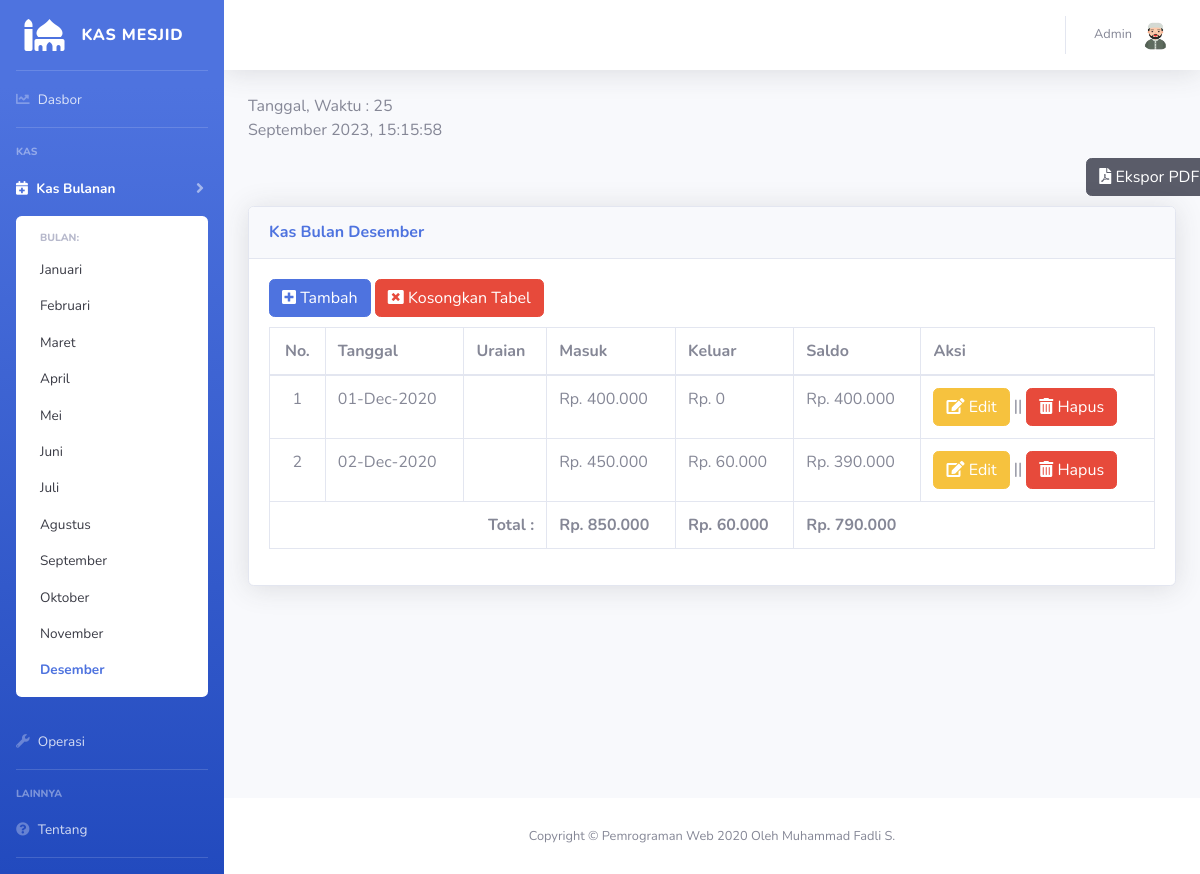
The page /page/bulan_des/bulan_des.php on the database its author committed.
### tables this page shows
CREATE TABLE `dese` (
  `id` int(31) NOT NULL,
  `tanggal` date NOT NULL,
  `uraian` varchar(100) NOT NULL,
  `masuk` decimal(15,0) NOT NULL,
  `keluar` decimal(15,0) NOT NULL,
  `saldo` decimal(15,0) NOT NULL
);

### page/bulan_des/bulan_des.php (the view, shortened to what this page needs)
<!DOCTYPE html>
<html lang="en">
<head>
  <link href="../../vendor/fontawesome-free/css/all.min.css" rel="stylesheet" type="text/css">
  <link rel="stylesheet" type="text/css" href="../../vendor/datatables/datatables.min.css"/>
  <link href="../css/sb-admin-2.min.css" rel="stylesheet">
</head>
<body id="page-top" onload="setInterval('reloadwaktu()');">
  <div id="wrapper">
    <ul class="navbar-nav bg-gradient-primary sidebar sidebar-dark accordion" id="accordionSidebar">
       <a class="sidebar-brand d-flex align-items-center justify-content-center" href="../dasbor.php">
        <div class="sidebar-brand-icon">
          <i class="fas fa-mosque"></i>
        </div>
        <div class="sidebar-brand-text mx-3">KAS MESJID</div>
      </a>
      <hr class="sidebar-divider my-0">
      <li class="nav-item">
        <a class="nav-link" href="../dasbor.php">
          <i class="fas fa-chart-line"></i>
          <span>Dasbor</span></a>
      </li>
      <hr class="sidebar-divider">
      <div class="sidebar-heading">
        Kas
      </div>
      <li class="nav-item active">
      <a class="nav-link collapsed" href="#" data-toggle="collapse" data-target="#collapseKas" aria-expanded="true" aria-controls="collapseKas">
          <i class="fas fa-calendar-plus"></i>
          <span>Kas Bulanan</span>
        </a>
        <div id="collapseKas" class="collapse show" aria-labelledby="headingKas" data-parent="#accordionSidebar">
          <div class="bg-white py-2 collapse-inner rounded">
            <h6 class="collapse-header">Bulan:</h6>
            <a class="collapse-item" href="../bulan_jan/bulan_jan.php">Januari</a>
            <a class="collapse-item" href="../bulan_feb/bulan_feb.php">Februari</a>
            <a class="collapse-item" href="../bulan_mar/bulan_mar.php">Maret</a>
            <a class="collapse-item" href="../bulan_apr/bulan_apr.php">April</a>
            <a class="collapse-item" href="../bulan_mei/bulan_mei.php">Mei</a>
            <a class="collapse-item" href="../bulan_jun/bulan_jun.php">Juni</a>
            <a class="collapse-item" href="../bulan_jul/bulan_jul.php">Juli</a>
            <a class="collapse-item" href="../bulan_agus/bulan_agus.php">Agustus</a>
            <a class="collapse-item" href="../bulan_sep/bulan_sep.php">September</a>
            <a class="collapse-item" href="../bulan_okt/bulan_okt.php">Oktober</a>
            <a class="collapse-item" href="../bulan_nov/bulan_nov.php">November</a>
            <a class="collapse-item active" href="../bulan_des/bulan_des.php">Desember</a>
          </div>
        </div>
      </li>
      <li class="nav-item ">
        <a class="nav-link" href="../operasi.php">
          <i class="fas fa-wrench"></i>
          <span>Operasi</span>
        </a>
      </li>
      <hr class="sidebar-divider">
      <div class="sidebar-heading">
        Lainnya
      </div>
      <li class="nav-item">
        <a class="nav-link" href="../tentang.php">
          <i class="fas fa-question-circle"></i>
          <span>Tentang</span>
        </a>
      </li>
      <hr class="sidebar-divider d-none d-md-block">
    </ul>
    <div id="content-wrapper" class="d-flex flex-column">
      <div id="content">
        <nav class="navbar navbar-expand navbar-light bg-white topbar mb-4 static-top shadow">
          <ul class="navbar-nav ml-auto">
            <li class="nav-item dropdown no-arrow">
              <a class="nav-link dropdown-toggle" href="#" id="userDropdown" role="button" data-toggle="dropdown" aria-haspopup="true" aria-expanded="false">
                <span class="mr-2 d-none d-lg-inline text-gray-600 small">Admin</span>
                <img class="img-profile rounded-circle" src="../img/avatar.png">
              </a>
            </li>
          </ul>
        </nav>
        <div class="container-fluid">
          <div class="row">
            <div class="col-lg-3 col-md-3 col-sm-6 col-xs-12">
                <p id="getwaktu"></p>
            </div>
          </div>
        <div class="row" style="left:7%; position: relative;">
        <div style="width:82.5%;"></div>
        <span><a target="_blank" href="../ekspor/bulan_des_pdfbutton.php" class="btn btn-dark"><i class="fas fa-file-pdf"></i> Ekspor PDF</a></span>
          </div>
          <div style="height:10px;"></div>
          <div class="card shadow mb-4">
            <div class="card-header py-3">
              <h6 class="m-0 font-weight-bold text-primary">Kas Bulan Desember</h6>
            </div>
            <div class="card-body">
            <span><a href="#tambah" data-toggle="modal" class="btn btn-primary"><i class="fas fa-plus-square"></i> Tambah</a></span>
            <span><a href="#" data-toggle="modal" data-target="#kosongkanModal" class="btn btn-danger"><i class="fas fa-window-close"></i> Kosongkan Tabel</a></span>
            <div style="height:10px;"></div>
              <div class="table-responsive">
                <table id="example" class="table table-bordered" id="dataTable" width="100%" cellspacing="0">
                  <thead>
                    <tr>
                      <th><center>No.</center></th>
                      <th>Tanggal</th>
                      <th>Uraian</th>
                      <th>Masuk</th>
                      <th>Keluar</th>
                      <th>Saldo</th>
                      <th>Aksi</th>
                    </tr>
                  </thead>
                  <tbody>
                  <?php
                    $no = 1;
                    include '../../db/koneksi.php';
                    $data = mysqli_query($koneksi,"select * from dese");
                    while($d = mysqli_fetch_array($data))
                    {
                  ?>
                  <tr>
                  <td><center><?php echo $no++; ?></center></td>
                  <td><?php echo (date("d-M-Y", strtotime($d['tanggal']))); ?></td>
                  <td><?php echo $d['uraian']; ?></td>
                  <td><?php echo "Rp. ". number_format($d['masuk'], 0, ",", "."); ?></td>
                  <td><?php echo "Rp. ". number_format($d['keluar'], 0, ",", "."); ?></td>
                  <td><?php echo "Rp. ". number_format($d['saldo'], 0, ",", "."); ?></td>
                  <td>
                  <a href="#edit<?php echo $d['id']; ?>" data-toggle="modal" class="btn btn-warning"><i class="fas fa-edit"></i> Edit</a> ||
							    <a href="#del<?php echo $d['id']; ?>" data-toggle="modal" class="btn btn-danger"><i class="fas fa-trash-alt"></i> Hapus</a>
                  </tr>
                 <?php
                 }
                 ?>
                   </tbody>
                <tfoot>
                <tr>
                <th colspan="3" style="text-align:right">Total :</th>
                <th>
                <?php
                $pdo = new PDO('mysql:host=localhost;dbname=kasmesjid', 'root', '');
                $res1 = $pdo->prepare('SELECT SUM(masuk) AS totMasuk FROM dese');
                $res1->execute();
                $row = $res1->fetch(PDO::FETCH_ASSOC);
                echo "Rp. ". number_format($row['totMasuk'], 0, ",", ".");;
                ?>
                </th>
                <th>
                <?php
                $res1 = $pdo->prepare('SELECT SUM(keluar) AS totKeluar FROM dese');
                $res1->execute();
                $row = $res1->fetch(PDO::FETCH_ASSOC);
                echo "Rp. ". number_format($row['totKeluar'], 0, ",", ".");;
                ?>
                </th>
                <th colspan="2">
                <?php
                $res1 = $pdo->prepare('SELECT SUM(saldo) AS totSaldo FROM dese');
                $res1->execute();
                $row = $res1->fetch(PDO::FETCH_ASSOC);
                echo "Rp. ". number_format($row['totSaldo'], 0, ",", ".");;
                ?>
                </th>
                </tr>
                </tfoot>
                </table>
              </div>
            </div>
          </div>
        </div>
      </div>
      <footer class="sticky-footer bg-white">
        <div class="container my-auto">
          <div class="copyright text-center my-auto">
            <span>Copyright &copy; Pemrograman Web 2020 Oleh Muhammad Fadli S.</span>
          </div>
        </div>
      </footer>
    </div>
  </div>
</body>
</html>

### rows shown on the page
dese: tanggal "01-Dec-2020", masuk "400.000", keluar "0", saldo "400.000"
dese: tanggal "02-Dec-2020", masuk "450.000", keluar "60.000", saldo "390.000"

### other values the page prints
$row['totMasuk'] "850.000"
$row['totKeluar'] "60.000"
$row['totSaldo'] "790.000"
